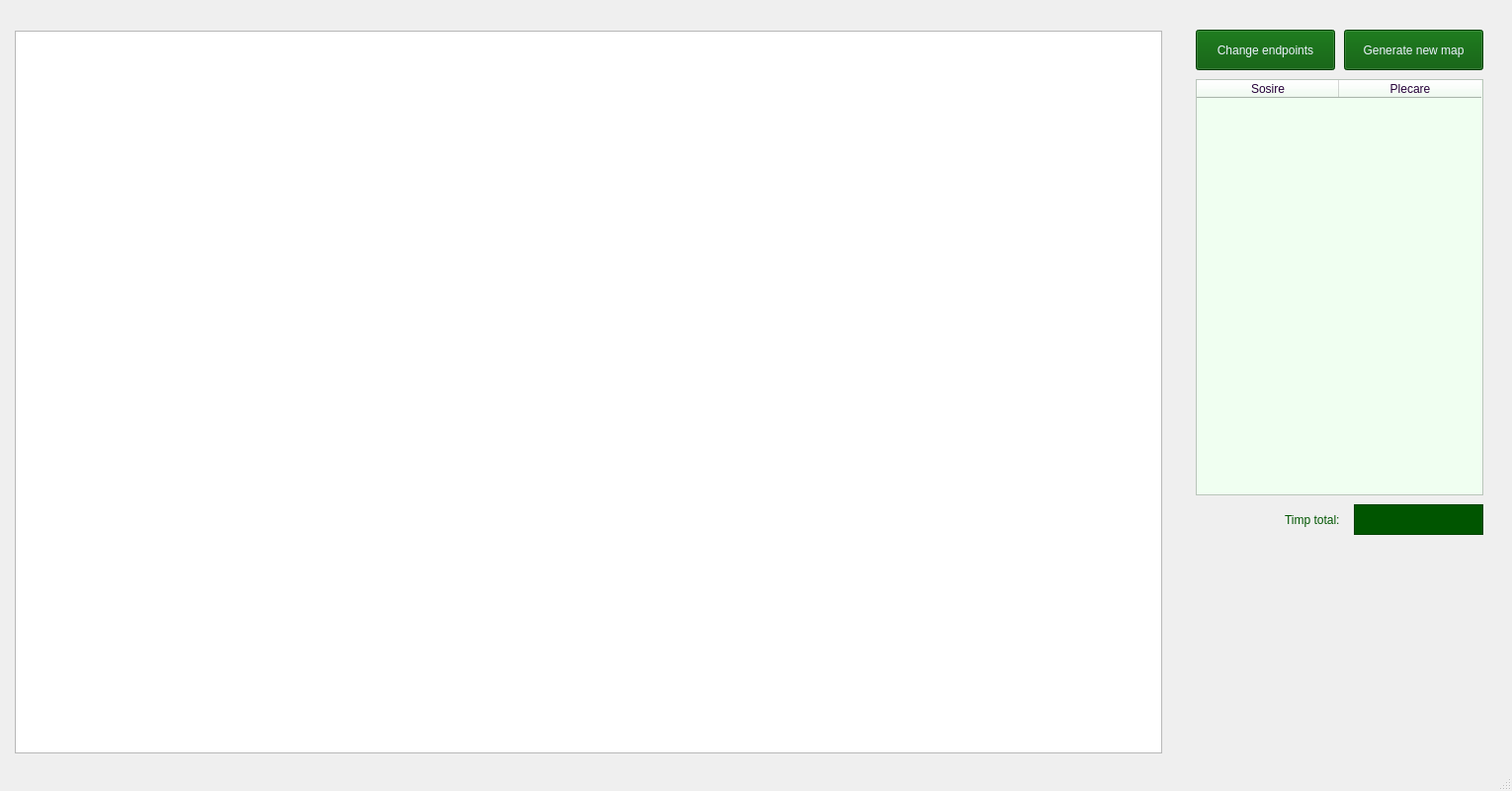
<?xml version="1.0" encoding="UTF-8"?>
<ui version="4.0">
 <class>ElectricVehicleRoutingGuiClass</class>
 <widget class="QMainWindow" name="ElectricVehicleRoutingGuiClass">
  <property name="geometry">
   <rect>
    <x>0</x>
    <y>0</y>
    <width>1530</width>
    <height>800</height>
   </rect>
  </property>
  <property name="windowTitle">
   <string>ElectricVehicleRoutingGui</string>
  </property>
  <property name="styleSheet">
   <string notr="true"/>
  </property>
  <widget class="QWidget" name="centralWidget">
   <widget class="QPushButton" name="generateButton">
    <property name="geometry">
     <rect>
      <x>1360</x>
      <y>30</y>
      <width>141</width>
      <height>41</height>
     </rect>
    </property>
    <property name="cursor">
     <cursorShape>PointingHandCursor</cursorShape>
    </property>
    <property name="styleSheet">
     <string notr="true">color: rgb(238, 241, 255);
background-color: rgb(0, 85, 0);</string>
    </property>
    <property name="text">
     <string>Generate new map</string>
    </property>
   </widget>
   <widget class="QPushButton" name="changeButton">
    <property name="geometry">
     <rect>
      <x>1210</x>
      <y>30</y>
      <width>141</width>
      <height>41</height>
     </rect>
    </property>
    <property name="cursor">
     <cursorShape>PointingHandCursor</cursorShape>
    </property>
    <property name="styleSheet">
     <string notr="true">color: rgb(238, 241, 255);
background-color: rgb(0, 85, 0);</string>
    </property>
    <property name="text">
     <string>Change endpoints</string>
    </property>
   </widget>
   <widget class="QTableWidget" name="tableWidget">
    <property name="geometry">
     <rect>
      <x>1210</x>
      <y>80</y>
      <width>291</width>
      <height>421</height>
     </rect>
    </property>
    <property name="cursor" stdset="0">
     <cursorShape>ForbiddenCursor</cursorShape>
    </property>
    <property name="styleSheet">
     <string notr="true">color: rgb(38, 0, 57);
background-color: rgb(240, 255, 241);</string>
    </property>
    <property name="editTriggers">
     <set>QAbstractItemView::NoEditTriggers</set>
    </property>
    <property name="selectionMode">
     <enum>QAbstractItemView::NoSelection</enum>
    </property>
    <attribute name="horizontalHeaderCascadingSectionResizes">
     <bool>false</bool>
    </attribute>
    <attribute name="horizontalHeaderDefaultSectionSize">
     <number>144</number>
    </attribute>
    <attribute name="verticalHeaderVisible">
     <bool>false</bool>
    </attribute>
    <attribute name="verticalHeaderHighlightSections">
     <bool>true</bool>
    </attribute>
    <column>
     <property name="text">
      <string>Sosire</string>
     </property>
    </column>
    <column>
     <property name="text">
      <string>Plecare</string>
     </property>
    </column>
   </widget>
   <widget class="QPlainTextEdit" name="plainTextEdit">
    <property name="geometry">
     <rect>
      <x>1370</x>
      <y>510</y>
      <width>131</width>
      <height>31</height>
     </rect>
    </property>
    <property name="cursor" stdset="0">
     <cursorShape>ForbiddenCursor</cursorShape>
    </property>
    <property name="styleSheet">
     <string notr="true">color: rgb(238, 241, 255);
background-color: rgb(0, 85, 0);</string>
    </property>
    <property name="undoRedoEnabled">
     <bool>false</bool>
    </property>
    <property name="readOnly">
     <bool>true</bool>
    </property>
    <property name="plainText">
     <string/>
    </property>
   </widget>
   <widget class="QLabel" name="label">
    <property name="geometry">
     <rect>
      <x>1300</x>
      <y>510</y>
      <width>61</width>
      <height>31</height>
     </rect>
    </property>
    <property name="styleSheet">
     <string notr="true">color: rgb(0, 85, 0);</string>
    </property>
    <property name="text">
     <string>Timp total:</string>
    </property>
   </widget>
   <widget class="QGraphicsView" name="mapView">
    <property name="geometry">
     <rect>
      <x>15</x>
      <y>31</y>
      <width>1161</width>
      <height>731</height>
     </rect>
    </property>
   </widget>
  </widget>
  <widget class="QStatusBar" name="statusBar"/>
 </widget>
 <layoutdefault spacing="6" margin="11"/>
 <resources/>
 <connections/>
</ui>
